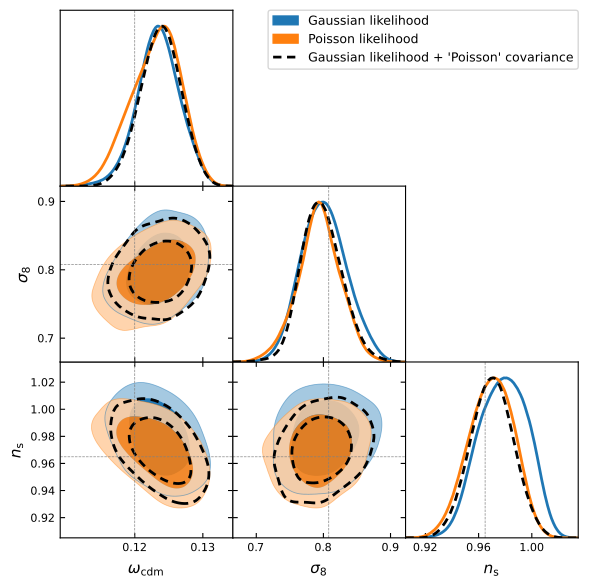

Write Python code to recreate this figure.
import numpy as np
from getdist import MCSamples, plots 

# load chains
chain_labels = ['gauss_like', 'poisson_like', 'gauss_like_poisson_cov'] 
# chain_labels = ['gauss_like', 'poisson_like', 'gauss_like_poisson_cov', 'gauss_like_poisson_cov_w_norm']

chains = []
for label in chain_labels:
    samples = np.load(f"chain_{label}.npy", allow_pickle=True)[()]
    chain = MCSamples(
                      samples=samples['samples'],
                      weights=samples['weights'],
                      names=samples['names'],
                      labels=[samples['labels'][name][1:-1] for name in samples['names']],
                      loglikes=samples['log_posterior'])
    chain.removeBurn(0.3)
    chains.append(chain)

# plot chains
params = ['omega_cdm', 'sigma8_m', 'n_s']
g = plots.get_subplot_plotter()
g.triangle_plot(chains, params=params, 
                filled=[True, True, False, False], 
                contour_lws=[2,2,2,2],
                contour_ls=['-','-','--','-'],
                contour_colors=['C0', 'C1', 'k', 'k'],
                markers=samples['markers'],
                legend_labels = ['Gaussian likelihood', 'Poisson likelihood', "Gaussian likelihood + 'Poisson' covariance", "... + normalisation term"])
g.export("Figure4.pdf")

import matplotlib.pyplot as plt
plt.show()
